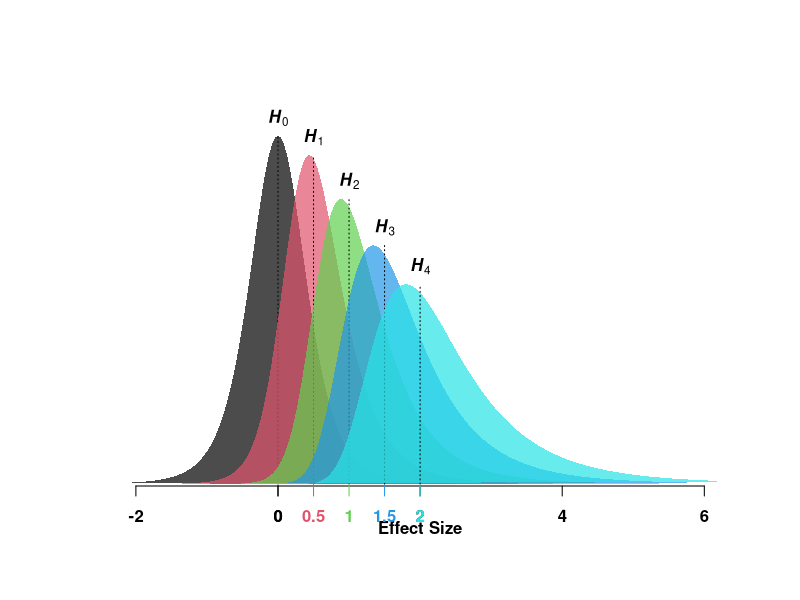

This figure's R source:

d.overlap = function(n1, n2 = NA, d){
  
  options(warn = -1)
    N = ifelse(is.na(n2), n1, (n1 * n2)/(n1 + n2))
   df = ifelse(is.na(n2), n1 - 1, (n1 + n2) - 2)
 d.SE = 1/sqrt(N)  ; ncp.min = min(d)*sqrt(N) ;  ncp.max = max(d)*sqrt(N)
  
min.d = d.SE*qt(1e-3, df, ncp.min)  ;  max.d = d.SE*qt(0.99, df, ncp.max)
  
  par(mar = c(5.1, 4.1, 6.1, 2.1))
    
for(i in 1:length(d)){
      
H = curve( dt(x*sqrt(N), df, d[i]*sqrt(N))*sqrt(N), min.d, max.d, n = 1e3, xlab = "Effect Size", 
           ylab = NA, las = 1, font = 2, lwd = 2, ty = "n", font.lab = 2, add = i != 1, 
          bty = "n", yaxt = "n", mgp = c(1, .4, -.6))
      
polygon(H, col = adjustcolor(i, .7), border = NA)
      
text(d[i], max(H$y), bquote(bolditalic(H[.(i-1)])), pos = 3, xpd = TRUE)

axis(1, at = d[i], col = i, col.axis = i, mgp = c(1, .4, -.6), font = 2)

segments(d[i], 0, d[i], max(H$y), lty = 3, col = 1)
 
   }

}

d.overlap(n1 = 6, d = seq(0, 2, .5))
